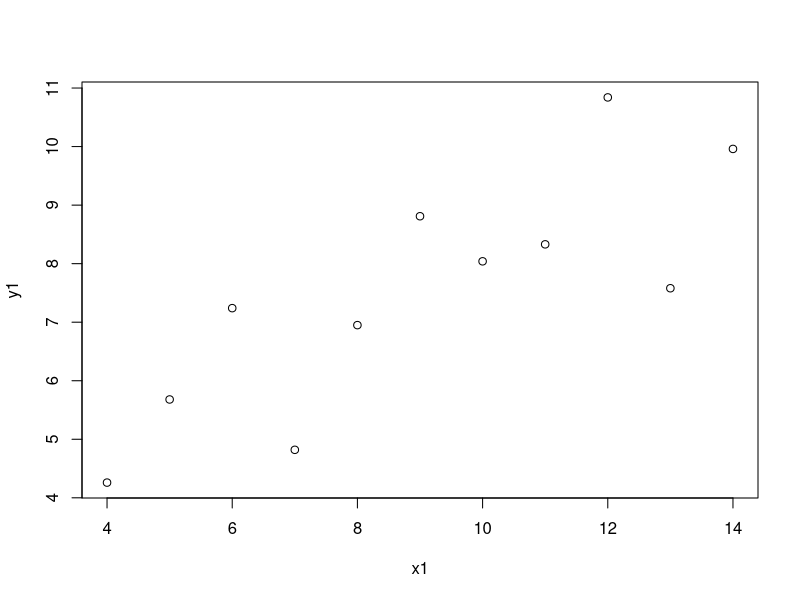
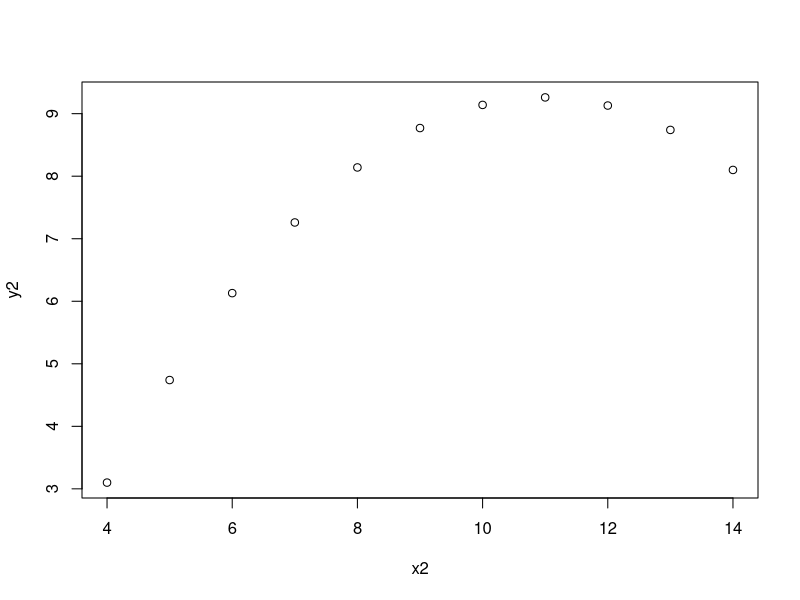
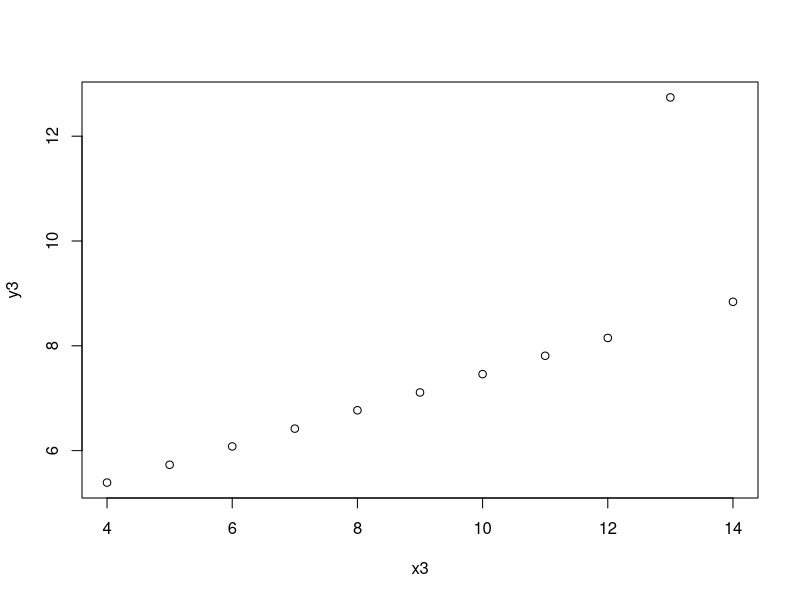
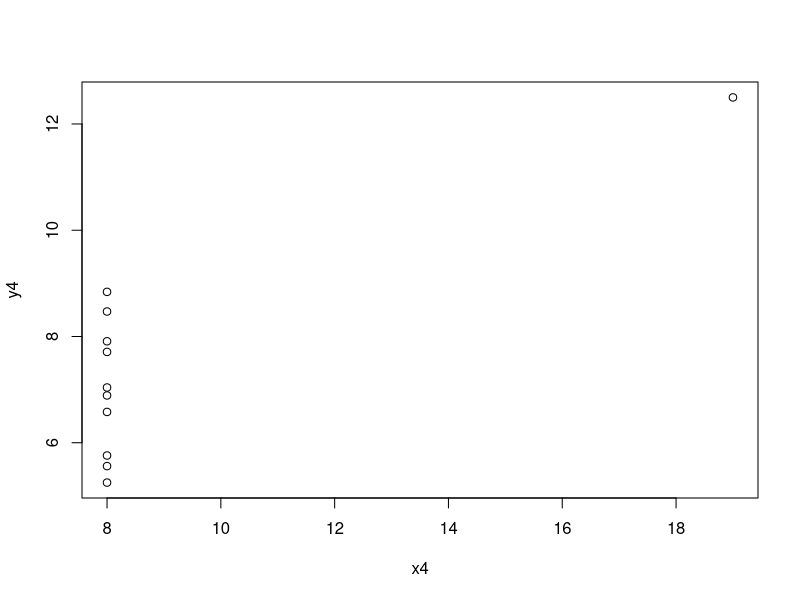
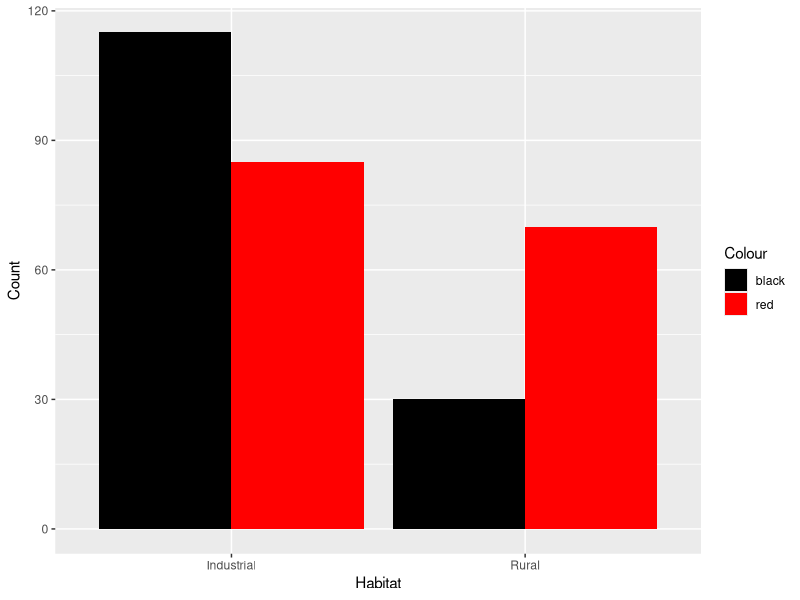
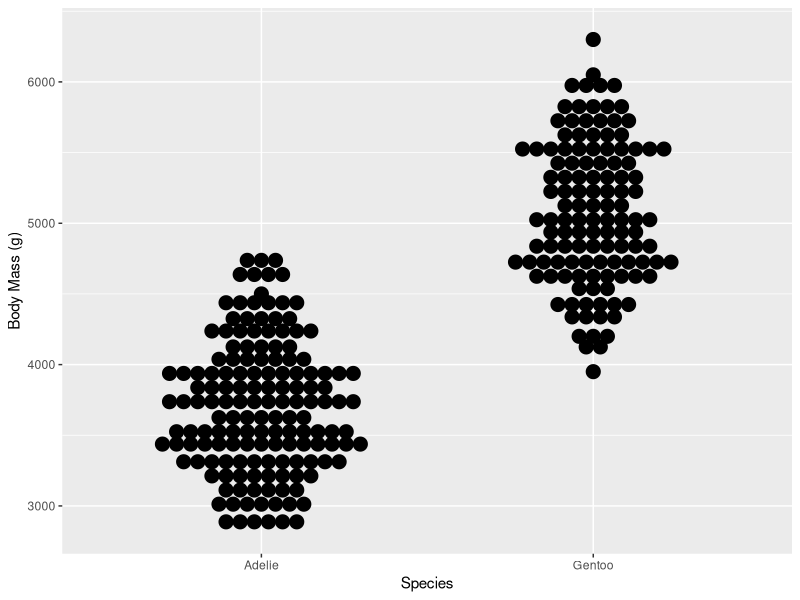
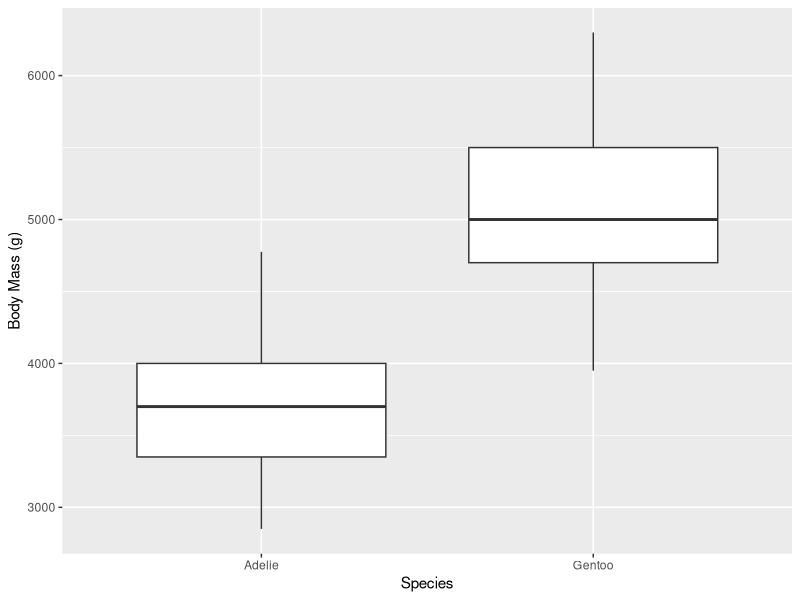
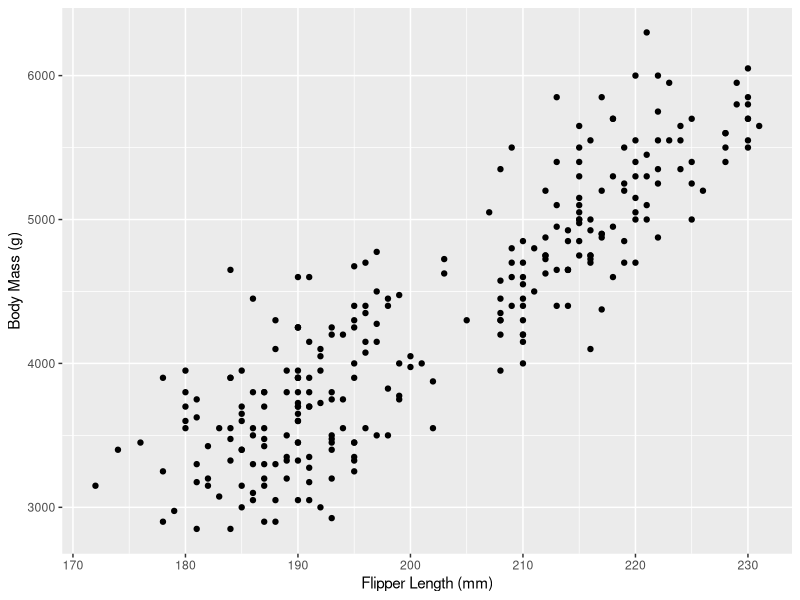

These figures' R source, in order:
#
# Data visualisations on Minecraft Millport
# Susan Johnston
#
#

#~~ Load the libraries needed for this script.

library(ggplot2)

#~~~~~~~~~~~~~~~~~~~~~~~~~~~~~~~~~~~~~~~~~~~~~~~~~~~~~~~~~~#
# 0. Demonstrating Anscombe's quartet                      #
#~~~~~~~~~~~~~~~~~~~~~~~~~~~~~~~~~~~~~~~~~~~~~~~~~~~~~~~~~~#

anscombe

summary(lm(y1 ~ x1, data = anscombe))
summary(lm(y2 ~ x2, data = anscombe))
summary(lm(y3 ~ x3, data = anscombe))
summary(lm(y4 ~ x4, data = anscombe))

#~~ Plotting anscombe (basic)

plot(y1 ~ x1, data = anscombe)
plot(y2 ~ x2, data = anscombe)
plot(y3 ~ x3, data = anscombe)
plot(y4 ~ x4, data = anscombe)

#~~~~~~~~~~~~~~~~~~~~~~~~~~~~~~~~~~~~~~~~~~~~~~~~~~~~~~~~~~~~~~~~~~~~~~~~~~~~~~#
# 1. Are dark ladybirds more likely to live in industrial (dark) backgrounds?  #
#~~~~~~~~~~~~~~~~~~~~~~~~~~~~~~~~~~~~~~~~~~~~~~~~~~~~~~~~~~~~~~~~~~~~~~~~~~~~~~#

# Create the data frame

ladybirds <- data.frame(Habitat = c("Industrial", "Industrial", "Rural", "Rural"),
                        Colour = c("black", "red", "black", "red"),
                        Count = c(115, 85, 30, 70))
ladybirds

# Make a bar plot

ggplot(ladybirds, aes(x = Habitat, y = Count, fill = Colour)) +
  geom_bar(stat = "identity", position = "dodge") +
  scale_fill_identity(guide = "legend")

# Do a chi-square test

ladybirds2 <- matrix(c(115, 85, 30, 70), nrow = 2)

chisq.test(ladybirds2)

#~~~~~~~~~~~~~~~~~~~~~~~~~~~~~~~~~~~~~~~~~~~~~~~~~~~~~~~~~~~~~~~~~~~~~~~~~~~~~~~~#
# 2. Does body weight differ significantly between Adelie and Gentoo penguins?   #
#~~~~~~~~~~~~~~~~~~~~~~~~~~~~~~~~~~~~~~~~~~~~~~~~~~~~~~~~~~~~~~~~~~~~~~~~~~~~~~~~#

# Load the dataset

#install.packages("palmerspenguins")   # run this line once!
library(palmerpenguins)
data("penguins")

# Remove chinstrap penguins just now :)

penguins <- subset(penguins, species != "Chinstrap")

# Preliminary visualisation using geom_dotplot()

ggplot(penguins, aes(x = species, y = body_mass_g)) +
  geom_dotplot(binaxis = "y", stackdir = "center", binwidth = 100) +
  labs(x = "Species", y = "Body Mass (g)")

# Proper visualisation using geom_boxplot()

ggplot(penguins, aes(x = species, y = body_mass_g)) +
  geom_boxplot() +
  labs(x = "Species", y = "Body Mass (g)")

#~~~~~~~~~~~~~~~~~~~~~~~~~~~~~~~~~~~~~~~~~~~~~~~~~~~~~~~~~~~~~~~~~~~~~~~~~~~~~~~~#
# 3. Does flipper length vary relative to body weight in penguins?               #
#~~~~~~~~~~~~~~~~~~~~~~~~~~~~~~~~~~~~~~~~~~~~~~~~~~~~~~~~~~~~~~~~~~~~~~~~~~~~~~~~#

# Basic plot

ggplot(penguins, aes(x = flipper_length_mm, y = body_mass_g)) +
  geom_point() +
  labs(x = "Flipper Length (mm)", y = "Body Mass (g)")

fit1 <- lm(body_mass_g ~ flipper_length_mm, data = penguins)
summary(fit1)

# Add a linear regression line

ggplot(penguins, aes(x = flipper_length_mm, y = body_mass_g)) +
  geom_point() +
  labs(x = "Flipper Length (mm)", y = "Body Mass (g)") +
  stat_smooth(method = "lm")

# Could this be stratified by species?

ggplot(penguins, aes(x = flipper_length_mm, y = body_mass_g, colour = species)) +
  geom_point() +
  labs(x = "Flipper Length (mm)", y = "Body Mass (g)") +
  stat_smooth(method = "lm")


#~~~~~~~~~~~~~~~~~~~~~~~~~~~~~~~~~~~~~~~~#
# 4. Customising a plot                  #
#~~~~~~~~~~~~~~~~~~~~~~~~~~~~~~~~~~~~~~~~#

# Make the background white

ggplot(penguins, aes(x = flipper_length_mm, y = body_mass_g, colour = species)) +
  geom_point() +
  labs(x = "Flipper Length (mm)", y = "Body Mass (g)") +
  stat_smooth(method = "lm") +
  theme_bw()
  
# Create separate graphs with different variables with facet_wrap

ggplot(penguins, aes(x = flipper_length_mm, y = body_mass_g, colour = species)) +
  geom_point() +
  labs(x = "Flipper Length (mm)", y = "Body Mass (g)") +
  stat_smooth(method = "lm") +
  facet_wrap(~species)


# Move legend position to "top", "right", "left", "bottom", or "none"

ggplot(penguins, aes(x = flipper_length_mm, y = body_mass_g, colour = species)) +
  geom_point() +
  labs(x = "Flipper Length (mm)", y = "Body Mass (g)") +
  stat_smooth(method = "lm") +
  theme(legend.position = "top")

#~ Change the font sizes of labels

ggplot(penguins, aes(x = flipper_length_mm, y = body_mass_g, colour = species)) +
  geom_point() +
  labs(x = "Flipper Length (mm)", y = "Body Mass (g)") +
  stat_smooth(method = "lm") +
  theme(legend.position = "top",
        axis.text = element_text(size = 12),    # tick label size
        axis.title = element_text(size = 14),   # axis label size
        legend.text = element_text(size = 12),  # legend text size
        legend.title = element_text(size = 14)) # legend title size


